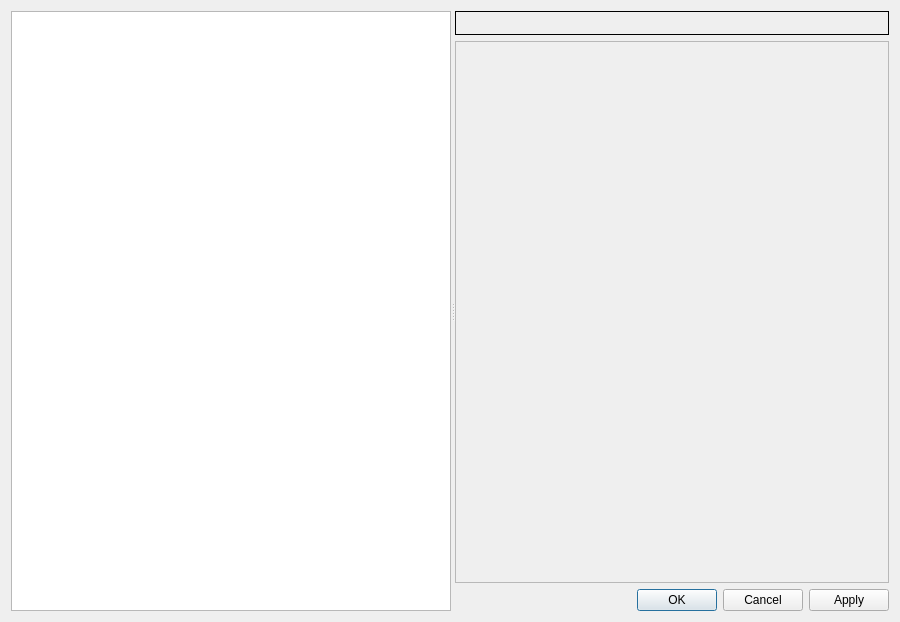
<?xml version="1.0" encoding="UTF-8"?>
<ui version="4.0">
 <class>PreferencesDialog</class>
 <widget class="QDialog" name="PreferencesDialog">
  <property name="geometry">
   <rect>
    <x>0</x>
    <y>0</y>
    <width>900</width>
    <height>622</height>
   </rect>
  </property>
  <property name="windowTitle">
   <string>Preferences</string>
  </property>
  <property name="modal">
   <bool>true</bool>
  </property>
  <layout class="QHBoxLayout" name="horizontalLayout">
   <item>
    <widget class="QSplitter" name="splitter">
     <property name="orientation">
      <enum>Qt::Horizontal</enum>
     </property>
     <widget class="QTreeWidget" name="uiTreeWidget">
      <property name="sizePolicy">
       <sizepolicy hsizetype="MinimumExpanding" vsizetype="Expanding">
        <horstretch>0</horstretch>
        <verstretch>0</verstretch>
       </sizepolicy>
      </property>
      <property name="focusPolicy">
       <enum>Qt::ClickFocus</enum>
      </property>
      <property name="indentation">
       <number>10</number>
      </property>
      <attribute name="headerVisible">
       <bool>false</bool>
      </attribute>
      <column>
       <property name="text">
        <string notr="true">1</string>
       </property>
      </column>
     </widget>
     <widget class="QWidget" name="layoutWidget">
      <layout class="QVBoxLayout" name="vbox">
       <item>
        <widget class="QLabel" name="uiTitleLabel">
         <property name="sizePolicy">
          <sizepolicy hsizetype="Preferred" vsizetype="Maximum">
           <horstretch>1</horstretch>
           <verstretch>0</verstretch>
          </sizepolicy>
         </property>
         <property name="font">
          <font>
           <pointsize>14</pointsize>
           <bold>true</bold>
           <underline>false</underline>
          </font>
         </property>
         <property name="frameShape">
          <enum>QFrame::Box</enum>
         </property>
        </widget>
       </item>
       <item>
        <widget class="QScrollArea" name="scrollArea">
         <property name="focusPolicy">
          <enum>Qt::NoFocus</enum>
         </property>
         <property name="widgetResizable">
          <bool>true</bool>
         </property>
         <widget class="QWidget" name="scrollAreaWidgetContents_2">
          <property name="geometry">
           <rect>
            <x>0</x>
            <y>0</y>
            <width>433</width>
            <height>538</height>
           </rect>
          </property>
          <layout class="QVBoxLayout" name="verticalLayout">
           <item>
            <widget class="QStackedWidget" name="uiStackedWidget">
             <property name="sizePolicy">
              <sizepolicy hsizetype="MinimumExpanding" vsizetype="MinimumExpanding">
               <horstretch>1</horstretch>
               <verstretch>1</verstretch>
              </sizepolicy>
             </property>
             <widget class="QWidget" name="uiPageWidget"/>
            </widget>
           </item>
          </layout>
         </widget>
        </widget>
       </item>
       <item>
        <widget class="QDialogButtonBox" name="uiButtonBox">
         <property name="focusPolicy">
          <enum>Qt::NoFocus</enum>
         </property>
         <property name="orientation">
          <enum>Qt::Horizontal</enum>
         </property>
         <property name="standardButtons">
          <set>QDialogButtonBox::Apply|QDialogButtonBox::Cancel|QDialogButtonBox::Ok</set>
         </property>
         <property name="centerButtons">
          <bool>false</bool>
         </property>
        </widget>
       </item>
      </layout>
     </widget>
    </widget>
   </item>
  </layout>
 </widget>
 <resources>
  <include location="../../resources/resources.qrc"/>
 </resources>
 <connections>
  <connection>
   <sender>uiButtonBox</sender>
   <signal>accepted()</signal>
   <receiver>PreferencesDialog</receiver>
   <slot>accept()</slot>
   <hints>
    <hint type="sourcelabel">
     <x>672</x>
     <y>509</y>
    </hint>
    <hint type="destinationlabel">
     <x>449</x>
     <y>299</y>
    </hint>
   </hints>
  </connection>
  <connection>
   <sender>uiButtonBox</sender>
   <signal>rejected()</signal>
   <receiver>PreferencesDialog</receiver>
   <slot>reject()</slot>
   <hints>
    <hint type="sourcelabel">
     <x>672</x>
     <y>509</y>
    </hint>
    <hint type="destinationlabel">
     <x>449</x>
     <y>299</y>
    </hint>
   </hints>
  </connection>
 </connections>
</ui>
